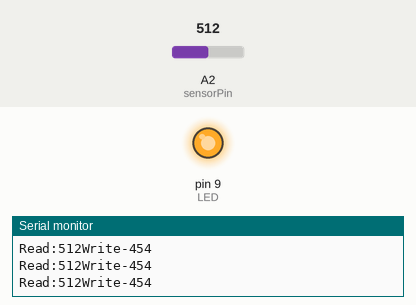
A sketch run on a simulated Arduino Uno, built with avr-gcc and run on an emulated ATmega328P. On the bench: output pins drawn as LEDs (lit = HIGH), the last lines printed to the serial monitor. Inputs (shaded band) come from the test bench; at power-on: A2 (sensorPin) = 512.

Above: at 1.2 s.
1.3 s: A2 (sensorPin) set to 900
At 1.8 s:
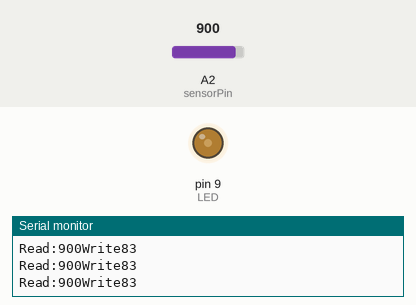
2.8 s: A2 (sensorPin) set to 1023
At 3.2 s:
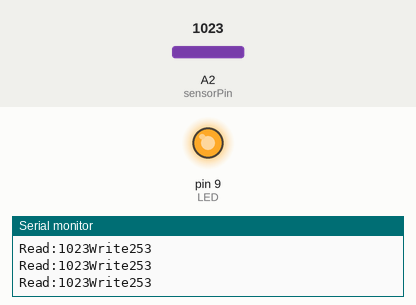
Timing chart, 0 to 5.8 s (numbered marks = the images above; inputs shaded):
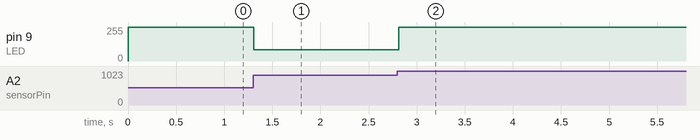

The sketch:

photoresister_minda_made.ino
```cpp
int sensorPin = A2;
int LED = 9;
int value = 0;

void setup() {
  // put your setup code here, to run once:
  Serial.begin(9600);
  pinMode(LED,OUTPUT);
}

void loop() {
  // put your main code here, to run repeatedly:
  value=analogRead(sensorPin);

  Serial.print("Read:");
  Serial.print(value,DEC);

  value=map(value,840,1024,0,255);

  Serial.print("Write");
  analogWrite(LED,value);
  Serial.println(value, DEC);
   delay(100);
}
```

Measured:
- after the input at 1.3 s, pin 9 (LED): 255/255 → 83/255 at once
- after the input at 2.8 s, pin 9 (LED): 83/255 → 253/255 at once
